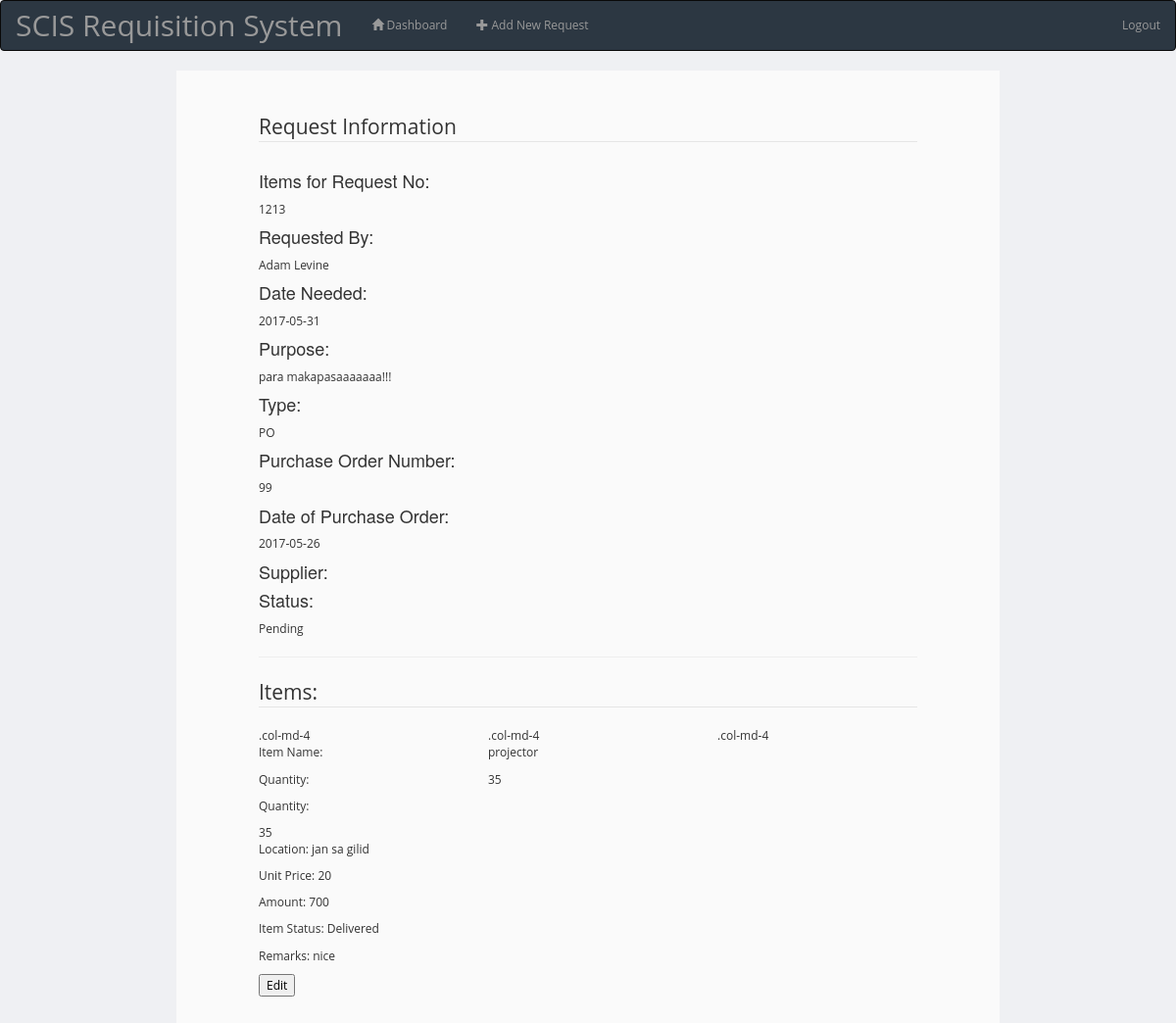
/dashboard/view_detailsold.php?request_id=2 (signed in), run on the app's committed database.
### tables this page shows
CREATE TABLE `request_slip` (
  `id` int(11) NOT NULL AUTO_INCREMENT,
  `rs_no` int(111) NOT NULL,
  `requested_by` varchar(255) NOT NULL COMMENT 'users.id',
  `date_needed` date DEFAULT NULL,
  `time_needed` varchar(10) DEFAULT '12:00 AM',
  `created_at` timestamp NOT NULL DEFAULT CURRENT_TIMESTAMP ON UPDATE CURRENT_TIMESTAMP,
  `updated_at` timestamp NULL DEFAULT NULL,
  `purpose` text NOT NULL COMMENT 'another word for reason',
  `status` varchar(255) NOT NULL COMMENT 'pending/cancelled/forPO/delivered/in-progrees/completed',
  `type` enum('ItemsNoPO','PO','Service') NOT NULL COMMENT 'The category',
  `ConcernedOffice` varchar(45) DEFAULT NULL,
  PRIMARY KEY (`id`)
);

CREATE TABLE `purchase_order` (
  `id` int(11) NOT NULL AUTO_INCREMENT,
  `po_no` varchar(11) DEFAULT NULL,
  `date_of_po` date DEFAULT NULL,
  `supplier` varchar(45) DEFAULT NULL,
  `totalamt` double DEFAULT NULL,
  `request_id` int(11) NOT NULL,
  PRIMARY KEY (`id`),
  KEY `request_id` (`request_id`),
  CONSTRAINT `fk_reqid_reqslip` FOREIGN KEY (`request_id`) REFERENCES `request_slip` (`id`) ON DELETE CASCADE ON UPDATE CASCADE
);

CREATE TABLE `itemspo` (
  `iditemspo` int(11) NOT NULL AUTO_INCREMENT,
  `quantity` int(11) DEFAULT NULL,
  `description` varchar(255) NOT NULL,
  `remarks` varchar(255) DEFAULT NULL,
  `Location` varchar(255) DEFAULT NULL,
  `unitprice` double DEFAULT '0',
  `amount` double DEFAULT '0',
  `poid` int(11) NOT NULL,
  `itemspostatus` enum('Pending','Canceled','Delivered') NOT NULL DEFAULT 'Pending',
  `date_complete` date DEFAULT NULL,
  `supplier_po` varchar(45) DEFAULT NULL,
  PRIMARY KEY (`iditemspo`),
  KEY `POIDFK_idx` (`poid`),
  KEY `iditemspo` (`iditemspo`,`quantity`,`description`,`remarks`,`Location`,`unitprice`,`amount`,`poid`,`itemspostatus`),
  KEY `iditemspo_2` (`iditemspo`,`quantity`,`description`,`remarks`,`Location`,`unitprice`,`amount`,`poid`,`itemspostatus`),
  CONSTRAINT `PoFKID` FOREIGN KEY (`poid`) REFERENCES `purchase_order` (`id`) ON DELETE NO ACTION ON UPDATE NO ACTION
);

### dashboard/view_detailsold.php (the view, shortened to what this page needs)
<?php
include '../authorization.php';
$request_id= $_GET['request_id'];
$requestSlip = "SELECT * from request_slip where id='$request_id'";
$requestSlipQry = mysqli_query($conn,$requestSlip) or die(mysqli_error($conn));
$reqSlipArr = mysqli_fetch_array($requestSlipQry);
if($reqSlipArr['type'] == 'PO'){
	$po = "SELECT * from purchase_order where request_id ='$request_id'";
	$poQry = mysqli_query($conn, $po) or die(mysqli_error($conn));
	$poArr = mysqli_fetch_array($poQry);
	$items = "SELECT * from itemspo where poid = '$poArr[id]'";
}
$itemsQry = mysqli_query($conn, $items) or die(mysqli_error($conn));
?>
<!DOCTYPE html>
<html>
<head>
    <link href="../bootstrap/css/bootstrap.min.css" rel="stylesheet">
    <link href="../css/styles.css" rel="stylesheet">
</head>
<body>
<nav class="navbar navbar-inverse">
  <div class="container-fluid">
    <div class="navbar-header">
      <a class="navbar-brand">SCIS Requisition System</a>
    </div>
    <ul class="nav navbar-nav">
        <li class="current"><a href="dashboard.php"><i class="glyphicon glyphicon-home"></i> Dashboard</a></li>
        <li><a href="" data-toggle="modal" data-target="#addreq"><i class="glyphicon glyphicon-plus"></i> Add New Request</a></li>
    </ul>
  </div>
    <div class="floatright">
    <ul class="nav navbar-nav">
	                      <li class="dropdown" class="nav-item ">
                            <a href='../logout.php' style="float:right;">Logout</a>
	                      </li>
	                    </ul>
    </div>
</nav>
<div class="wrapper">
        <div class="content">
            <div class="details">
                <div class="requester">
                   <fieldset>
                       <legend>Request Information</legend>
                       <span ><h4>Items for Request No:</h4><?php echo $reqSlipArr['rs_no'] ?></span>
                    <div>
                        <span><h4>Requested By: </h4> <?php echo $reqSlipArr['requested_by'] ?></span>
                    </div>
                   </fieldset>
                    <div>
                        <span><h4>Date Needed: </h4>  <?php echo $reqSlipArr['date_needed'] ?></span>
                    </div>
                    <div>
                        <span><h4>Purpose: </h4> <?php echo $reqSlipArr['purpose'] ?></span>
                    </div>
                    <div>
                        <span><h4>Type: </h4> <?php echo $reqSlipArr['type'] ?></span>
                    </div>
                    <div>
                       <?php
if($reqSlipArr['type'] == 'ItemsNoPO' || $reqSlipArr['type'] == 'Service'){
	echo "<h2>Care of: </h2> ".$reqSlipArr['ConcernedOffice'];
}
else{
	echo "<h4>Purchase Order Number: </h4> ".$poArr['po_no'];
	echo "<h4>Date of Purchase Order: </h4> ".$poArr['date_of_po'];
	echo "<h4>Supplier: </h4> ".$poArr['supplier'];
}
$inc = 0;
?>
<h4>Status: </h4> <?php echo $reqSlipArr['status'] ?>
<br>
<hr>
<fieldset>
<legend>Items:</legend>
</fieldset>
<div class="row">
  <div class="col-md-4">.col-md-4</div>
  <div class="col-md-4">.col-md-4</div>
  <div class="col-md-4">.col-md-4</div>
</div>
<?php
if($reqSlipArr['type'] == 'PO'){
	while($itemsArr = mysqli_fetch_array($itemsQry)){
		echo "<div>";
		echo "<form method='POST'>";
        echo "<div class='row'>";
        echo "<div class='col-md-4'>";
		echo    "<p>Item Name:  </p>";
        echo "</div>";
        echo "<div class='col-md-4'>";
        echo "<span id ='desc".$inc."'>".$itemsArr['description']."</span>";
		echo "</div>";
        echo "</div>";
        echo "<div class='row'>";
        echo "<div class='col-md-4'>";
		echo "<p>Quantity:  </p>";
        echo "</div>";
        echo "<div class='col-md-4'>";
        echo "<span id ='quantity".$inc."'>".$itemsArr['quantity']."</span>";
		echo "</div>";
        echo "</div>";
		echo    "<p>Quantity: </p>";
        echo    "<span id ='quantity".$inc."'>".$itemsArr['quantity']."</span>";
		echo	"<p>Location: <span id ='loc".$inc."'>".$itemsArr['Location']."</span> </p>";
		echo	"<p>Unit Price: <span id ='uPrice".$inc."'>".$itemsArr['unitprice']."</span> </p>";
		echo	"<p>Amount: <span id ='amount".$inc."'>".$itemsArr['amount']."</span> </p>";
		echo    "<p>Item Status: <span id ='iStat".$inc."'>".$itemsArr['itemspostatus']."</span> </p>";
		echo	"<p>Remarks: <span id ='remark".$inc."'>".$itemsArr['remarks']."</span> </p>";
		echo "</form>";
		echo    "<button onclick='editInput(".$inc.")'id = 'edit".$inc."'>Edit</button>";
        echo "</div>";
		echo "<br><br>";
		$inc++;
	}
}
?>
                    </div>
                </div>
            </div>
        </div>
    </div>
</body>
</html>

### css/styles.css (style rules this page uses)
body { font-family: 'Open Sans', sans-serif; background-color: #f7f7f7; position: relative; margin: 0px; font-size: 12px; padding: 0px; }
body { background-color: #eff0f3; }
.floatright { float: right; display: inline-block; }
.wrapper { position: relative; margin: 0 auto; width: 70%; border: 10px black; background-color: #FAFAFA; }
.requester { position: relative; padding: 5%; width: 90%; margin: 1% auto; }

### data on the page
request_slip: rs_no "1213", requested_by "Adam Levine", date_needed "2017-05-31", purpose "para makapasaaaaaaa!!!", type "PO", status "Pending"
purchase_order: po_no "99", date_of_po "2017-05-26"
itemspo: description "projector", quantity "35", Location "jan sa gilid", unitprice "20", amount "700", itemspostatus "Delivered", remarks "nice"
